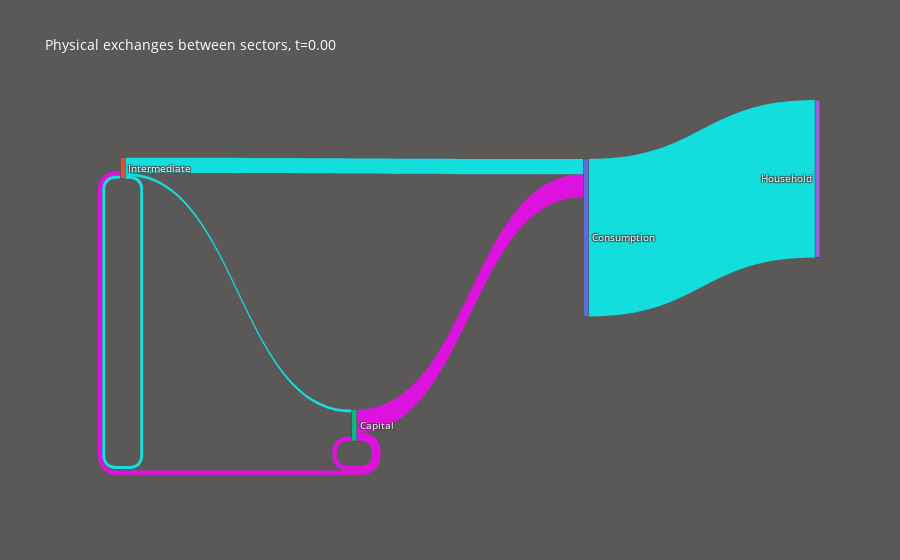

The notebook cell saved with this chart:
### Code cell
listX=['Minvest','Minter']
nx=0
region=0
ntindex=0
R=hub.get_dparam()

c = [ 'rgba(255,0,255, 0.8)' , 'rgba(0,255,255, 0.8)' , 'rgba(255,255,0, 0.8)','rgba(127,255,127, 0.8)' ]

### INITIAL LISTS TO FILL
source=[] # Where the flux starts
target=[] # Where the flux ends
value =[] # Flux intensity
types =[]
colors=[]
label =[] 

### MATRICES
for ii,X in enumerate(listX):
    d0=R[X]
    values = d0['value'][ntindex,nx,region,:,:].reshape(-1)
    names = R[d0['size'][0]]['list']
    sectintdex=np.arange(len(names))

    XX,YY=np.meshgrid(sectintdex+1,sectintdex+1)
    XX=XX.astype(int).reshape(-1)-1
    YY=YY.astype(int).reshape(-1)-1
    Ntot=len(XX)
    
    source.extend(YY)
    target.extend(XX)
    types.extend([X for i in range(len(XX))])
    value.extend(values)
    colors.extend([c[ii] for j in range(len(XX))])
    label = names


### ADDING VECTORS
Vecid = 'C'
stype = 'Consumption'
slabel = 'Household'
V=R[Vecid]['value'][ntindex,nx,region,:,0]        # Values we add 
#if slabel not in label:
label.append(slabel)
target.extend([np.amax(target+source)+1]*len(V))
source.extend(np.arange(0,len(V)))
value.extend(V)
types.extend([stype for i in range(len(V))])
colors.extend([c[ii+1] for ii in range(len(V))])

tempdict={          #'label':label,
                   'target':target,
                   'source':source,
                   'value':value,
                   'types':types,
                   'colors':colors}
df = pd.DataFrame(tempdict)


link = dict(source = np.array(source).reshape(-1), 
                             target = np.array(target).reshape(-1), 
                             value = np.array(value).reshape(-1),
                             color=colors)
node = dict(  label = label,
                             pad=50, 
                             thickness=5)
data = go.Sankey(link = link , 
                 node= node)
# plot
figPhy = go.Figure(data)
figPhy.update_layout(
    hovermode = 'x',
    title=f"Physical exchanges between sectors, t={R['time']['value'][ntindex,0,0,0,0]:.2f}",
    font=dict(size = 10, color = 'white'),
    paper_bgcolor='#5B5958'
)
figPhy.show()

### Figure 1 — Plotly figure (JSON) as saved in the notebook; plotly's stock layout.template omitted (floating-point values rounded to 4 significant figures)
{"data": [{"link": {"color": ["rgba(255,0,255, 0.8)", "rgba(255,0,255, 0.8)", "rgba(255,0,255, 0.8)", "rgba(255,0,255, 0.8)", "rgba(255,0,255, 0.8)", "rgba(255,0,255, 0.8)", "rgba(255,0,255, 0.8)", "rgba(255,0,255, 0.8)", "rgba(255,0,255, 0.8)", "rgba(0,255,255, 0.8)", "rgba(0,255,255, 0.8)", "rgba(0,255,255, 0.8)", "rgba(0,255,255, 0.8)", "rgba(0,255,255, 0.8)", "rgba(0,255,255, 0.8)", "rgba(0,255,255, 0.8)", "rgba(0,255,255, 0.8)", "rgba(0,255,255, 0.8)", "rgba(0,255,255, 0.8)", "rgba(255,255,0, 0.8)", "rgba(127,255,127, 0.8)"], "source": [0, 0, 0, 1, 1, 1, 2, 2, 2, 0, 0, 0, 1, 1, 1, 2, 2, 2, 0, 1, 2], "target": [0, 1, 2, 0, 1, 2, 0, 1, 2, 0, 1, 2, 0, 1, 2, 0, 1, 2, 3, 3, 3], "value": [0, 0, 0, 0, 0, 0, 0.105, 0.02, 0.02, 0, 0, 0, 0.07, 0.01333, 0.01333, 0, 0, 0, 0.725, 0, 0]}, "node": {"label": ["Consumption", "Intermediate", "Capital", "Household"], "pad": 50, "thickness": 5}, "type": "sankey"}], "layout": {"font": {"color": "white", "size": 10}, "hovermode": "x", "paper_bgcolor": "#5B5958", "title": {"text": "Physical exchanges between sectors, t=0.00"}}}
